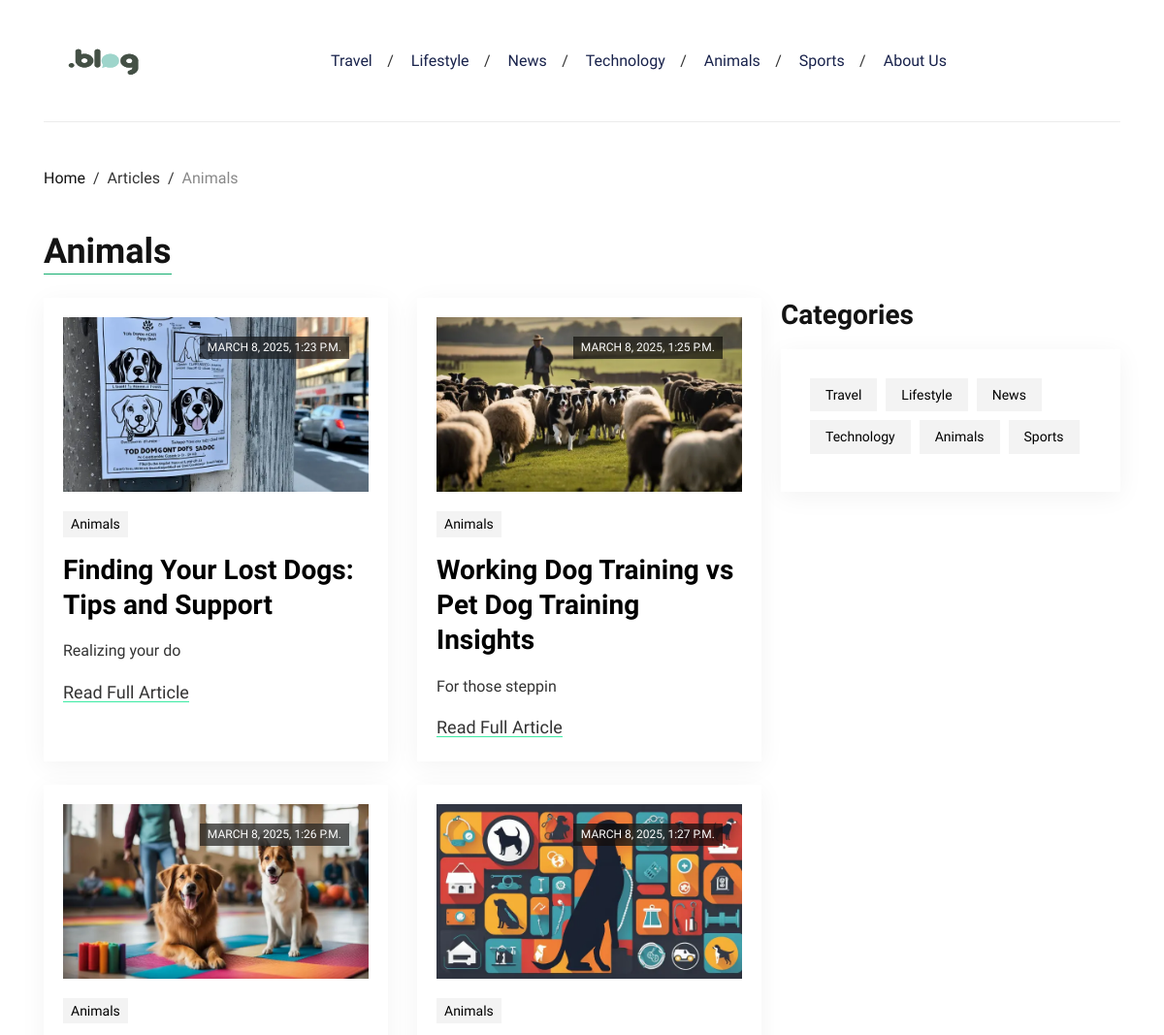
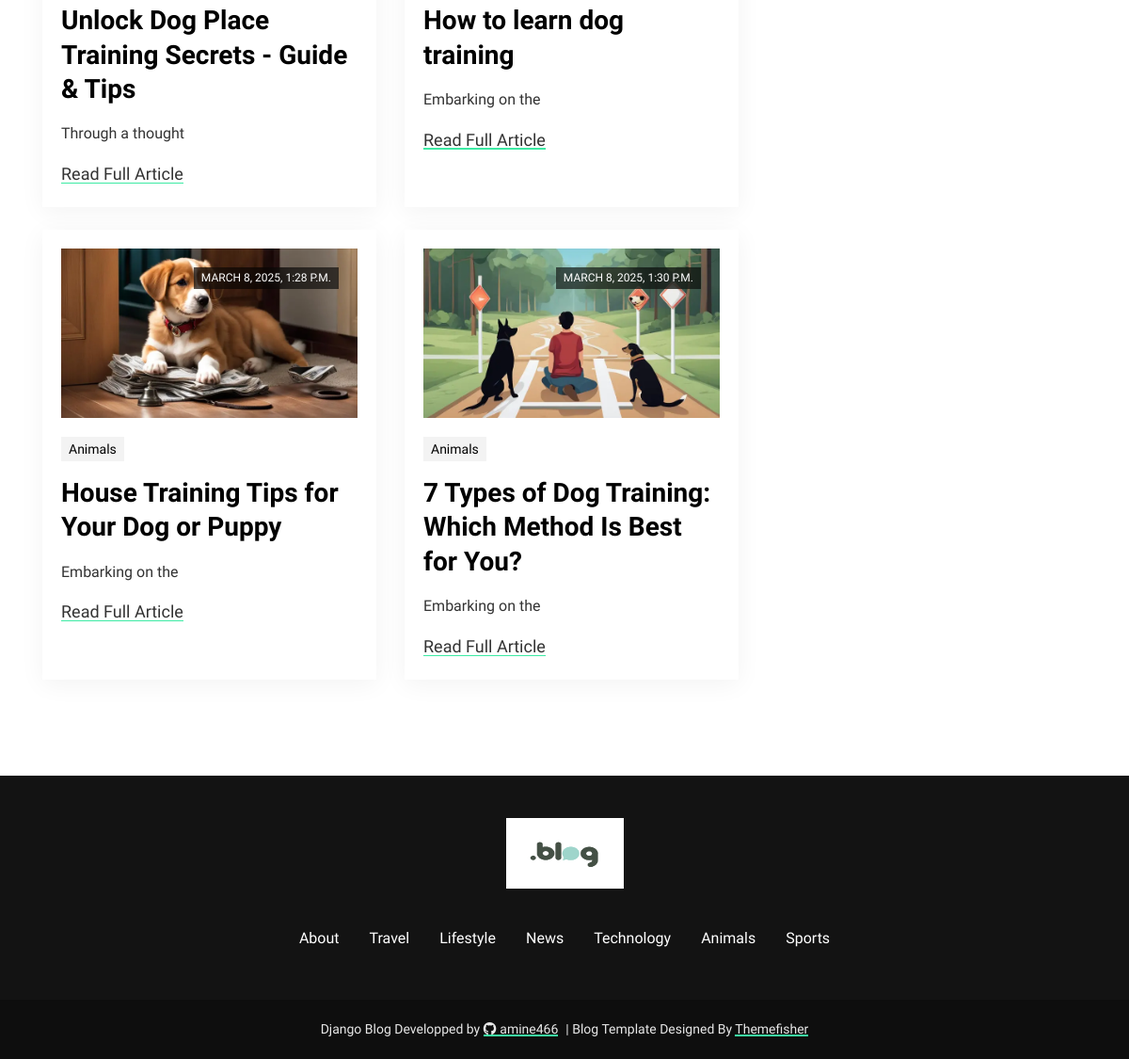
Page /category/animals/ on the committed database (2 pictures, top to bottom).
### admin_site/models.py (models this page shows, shortened)
class SiteSettings(models.Model):
    name = models.CharField(max_length=30, verbose_name="Blog Name")
    icon = models.ImageField(upload_to="settings/", null=True, blank=True, verbose_name="Blog Icon")
    logo = models.ImageField(upload_to="settings/", null=True, blank=True, verbose_name="Blog Logo")
    about = RichTextField(blank=True, null=True)

class Category(models.Model):
    name = models.CharField(max_length=25)
    slug = models.SlugField(unique=True, blank=True)
    status = models.IntegerField(default=1)
    created_at = models.DateTimeField(default=timezone.now)
    updated_at = models.DateTimeField(auto_now=True)

class Post(models.Model):
    title = models.CharField(max_length=255, unique=True)
    slug = models.SlugField(unique=True)
    image = models.ImageField(upload_to="images/", verbose_name="Post image",)
    status = models.IntegerField(default=1)
    content = RichTextField()
    author = models.ForeignKey(AdminUser, on_delete=models.CASCADE)
    category = models.ForeignKey(Category, on_delete=models.CASCADE)
    created_at = models.DateTimeField(default=timezone.now)
    updated_at = models.DateTimeField(auto_now=True)

### blog_site/views.py (the view)
# urls.py: path("category/<slug:slug>/", CategoryView.as_view(), name="Category_Posts"),
class CategoryView(ListView):
    model = Post
    template_name = "pages/category.html"
    context_object_name = "posts"
    paginate_by = 6
    def get_queryset(self):
        category = get_object_or_404(Category, slug=self.kwargs["slug"])
        return Post.objects.filter(category=category, status=1)
    def get_context_data(self, **kwargs):
        context = super().get_context_data(**kwargs)
        context["cat"] = get_object_or_404(Category, slug=self.kwargs["slug"])
        context["categories"] = Category.objects.all()
        context["settings"] = get_object_or_404(SiteSettings, id=1)
        return context

### blog_site/templates/pages/category.html (shortened to what this page needs)
{% extends "partials/blog_layout.html" %}
{% block content %}
<div class="col-12">
  <div class="breadcrumbs mb-4"> <a href="{% url "Index" %}">Home</a>
    <span class="mx-1">/</span>  <a >Articles</a>
    <span class="mx-1">/</span>  <a href="{% url "Category_Posts" cat.slug %}">{{ cat.name }}</a>
  </div>
  <h1 class="mb-4 border-bottom border-primary d-inline-block">{{ cat.name }}</h1>
</div>
<div class="col-lg-8 mb-5 mb-lg-0">
  <div class="row">
    {% for post in page_obj %}
    <div class="col-md-6 mb-4">
      <article class="card article-card article-card-sm h-100">
        <a href="{% url "Article_View" post.slug %}">
          <div class="card-image">
            <div class="post-info">
               <span class="text-uppercase">{{ post.updated_at }}</span>
            </div>
            <img loading="lazy" decoding="async" src="{{ post.image.url }}" alt="Post Thumbnail" class="w-100" width="420" height="280">
          </div>
        </a>
        <div class="card-body px-0 pb-0">
          <ul class="post-meta mb-2">
            <li>
              <a href="{% url "Category_Posts" cat.slug %}">{{ cat.name }}</a>
            </li>
          </ul>
          <h2><a class="post-title" href="{% url "Article_View" post.slug %}">{{ post.title }}</a></h2>
          <p class="card-text">{{ post.content|safe|slice:":20" }}</p>
          <div class="content"> <a class="read-more-btn" href="{% url "Article_View" post.slug %}">Read Full Article</a>
          </div>
        </div>
      </article>
    </div>
    {% endfor %}
  </div>
</div>
{% endblock %}

### blog_site/templates/partials/blog_layout.html (shortened to what this page needs)
{% load static %}
<!DOCTYPE html>
<html lang="en-us">
<head>
    <link rel="stylesheet" href="https://cdnjs.cloudflare.com/ajax/libs/font-awesome/6.7.2/css/all.min.css" />
	<link rel="stylesheet" href="{% static "blog/plugins/bootstrap/bootstrap.min.css" %}">
	<link rel="stylesheet" href="{% static "blog/css/style.css" %}">
</head>
<body>
    <header class="navigation">
        <div class="container">
            <nav class="navbar navbar-expand-lg navbar-light px-0">
                <a class="navbar-brand order-1 py-0" href="{% url "Index" %}">
                    <img loading="prelaod" decoding="async" class="img-fluid" src="{{ settings.logo.url }}" alt="Reporter Hugo" style="width:125px; height:75px;">
                </a>
                <div class="collapse navbar-collapse text-center order-lg-2 order-4" id="navigation">
                    <ul class="navbar-nav mx-auto mt-3 mt-lg-0">
                        {% for category in categories %}
                        <li class="nav-item">
                                <a class="nav-link" href="{% url "Category_Posts" category.slug %}">{{ category.name }}</a>
                        </li>
                        {% endfor %}
                        <li class="nav-item">
                            <a class="nav-link" href="{% url "About" %}">About Us</a>
                        </li>
                    </ul>
                </div>
            </nav>
        </div>
    </header>
    <main>
        <section class="section">
            <div class="container">
                <div class="row no-gutters-lg">
                    {% block content %}{% endblock content %}
                    <div class="col-lg-4">
                        <div class="widget-blocks">
                            <div class="row">
                                <div class="col-lg-12 col-md-6">
                                    <div class="widget">
                                        <h2 class="section-title mb-3">Categories</h2>
                                        <div class="widget-body">
                                        <ul class="widget-list">
                                            {% for category in categories %}
                                            <li><a href="{% url "Category_Posts" category.slug %}">{{ category.name }}</a>
                                            {% endfor %}
                                        </ul>
                                        </div>
                                    </div>
                                </div>
                            </div>
                        </div>
                    </div>
                </div>
            </div>
        </section>
    </main>
    <footer class="bg-dark mt-5">
        <div class="container section">
            <div class="row">
            <div class="col-lg-10 mx-auto text-center">
                <a class="d-inline-block mb-4 pb-2" href="{% url "Index" %}">
                <img loading="prelaod" decoding="async" class="img-fluid" src="{{ settings.logo.url }}" alt="Blog Logo" style="width:125px; height:75px;">
                </a>
                <ul class="p-0 d-flex navbar-footer mb-0 list-unstyled">
                    <li class="nav-item my-0"> <a class="nav-link" href="{% url "About" %}">About</a></li>
                    {% for category in categories %}
                    <li class="nav-item my-0"> <a class="nav-link" href="{% url "Category_Posts" category.slug %}">{{ category.name }}</a></li>
                    {% endfor %}
                </ul>
            </div>
            </div>
        </div>
        <div class="copyright bg-dark content">Django Blog Developped by <a class="mr-2" href="https://github.com/amine466"><i class="fa-brands fa-github mr-1"></i>amine466</a>| Blog Template Designed By <a href="https://themefisher.com/">Themefisher</a></div>
    </footer>
</body>
</html>

### rows in the picture
SiteSettings: logo (picture)
Category: name "Travel"
Category: name "Lifestyle"
Category: name "News"
Category: name "Technology"
Category: name "Animals"
Category: name "Sports"
Post: updated_at "MARCH 8, 2025, 1:23 P.M.", image (picture), title "Finding Your Lost Dogs: Tips and Support", content "Realizing your do"
Post: updated_at "MARCH 8, 2025, 1:25 P.M.", image (picture), title "Working Dog Training vs Pet Dog Training Insights", content "For those steppin"
Post: updated_at "MARCH 8, 2025, 1:26 P.M.", image (picture), title "Unlock Dog Place Training Secrets - Guide & Tips", content "Through a thought"
Post: updated_at "MARCH 8, 2025, 1:27 P.M.", image (picture), title "How to learn dog training", content "Embarking on the"
Post: updated_at "MARCH 8, 2025, 1:28 P.M.", image (picture), title "House Training Tips for Your Dog or Puppy", content "Embarking on the"
Post: updated_at "MARCH 8, 2025, 1:30 P.M.", image (picture), title "7 Types of Dog Training: Which Method Is Best for You?", content "Embarking on the"
